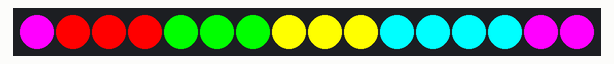
A sketch run on a simulated Arduino Uno, built with avr-gcc and run on an emulated ATmega328P. On the bench: 16 RGB LEDs in strip order, left to right.

Above: at 0.1 s.
At 2.1 s:
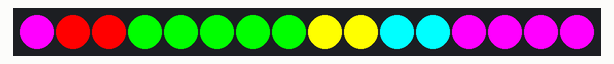
At 4.1 s:
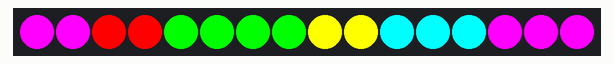

The sketch:

scale-prototype-progam.ino
```cpp
#include <Adafruit_NeoPixel.h>

// Which pin on the Arduino is connected to the NeoPixels?
// On a Trinket or Gemma we suggest changing this to 1:
#define LED_PIN    6

// How many NeoPixels are attached to the Arduino?
#define LED_COUNT 16

// Declare our NeoPixel strip object:
Adafruit_NeoPixel strip(LED_COUNT, LED_PIN, NEO_GRB + NEO_KHZ800);
// Argument 1 = Number of pixels in NeoPixel strip
// Argument 2 = Arduino pin number (most are valid)
// Argument 3 = Pixel type flags, add together as needed:
//   NEO_KHZ800  800 KHz bitstream (most NeoPixel products w/WS2812 LEDs)
//   NEO_KHZ400  400 KHz (classic 'v1' (not v2) FLORA pixels, WS2811 drivers)
//   NEO_GRB     Pixels are wired for GRB bitstream (most NeoPixel products)
//   NEO_RGB     Pixels are wired for RGB bitstream (v1 FLORA pixels, not v2)
//   NEO_RGBW    Pixels are wired for RGBW bitstream (NeoPixel RGBW products)

void setup() {
  strip.begin();
  strip.show(); // Initialize all pixels to 'off'
}

void loop() {
  // put your main code here, to run repeatedly:

  // strip.setPixelColor(n, color);
  strip.fill(strip.Color(255, 0, 255), 0);
  strip.fill(strip.Color(255, 0, 0), 1, 3);
  strip.fill(strip.Color(0, 255, 0), 4, 6);
  strip.fill(strip.Color(255, 255, 0), 7, 9);
  strip.fill(strip.Color(0, 255, 255), 10, 13);
  strip.fill(strip.Color(255, 0, 255), 14, 55);
  strip.show();

  delay(2000);

  strip.fill(strip.Color(255, 0, 255), 0, 1);
  strip.fill(strip.Color(255, 0, 0), 2);
  strip.fill(strip.Color(0, 255, 0), 3, 7);
  strip.fill(strip.Color(255, 255, 0), 8, 9);
  strip.fill(strip.Color(0, 255, 255), 10, 11);
  strip.fill(strip.Color(255, 0, 255), 12, 15);
  strip.show();

  delay(2000);

  strip.fill(strip.Color(255, 0, 255), 0, 2);
  strip.fill(strip.Color(255, 0, 0), 3);
  strip.fill(strip.Color(0, 255, 0), 4, 7);
  strip.fill(strip.Color(255, 255, 0), 8, 9);
  strip.fill(strip.Color(0, 255, 255), 10, 12);
  strip.fill(strip.Color(255, 0, 255), 13, 15);
  strip.show();

  delay(2000);

//  strip.clear();
//  strip.show();
//
//  delay(5000);

}
```

Measured:
- by itself, everything shown: repeats every 6.0 s, in 3 steps
- what the display in image 1 shows lasts 2.0 s, from 2.0 s to 4.0 s
